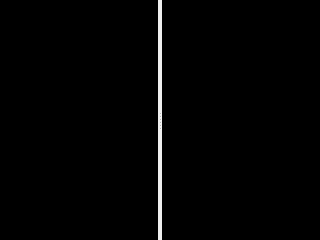
<?xml version="1.0" encoding="UTF-8"?>
<ui version="4.0">
 <class>TwoVertical</class>
 <widget class="QWidget" name="TwoVertical">
  <property name="geometry">
   <rect>
    <x>0</x>
    <y>0</y>
    <width>320</width>
    <height>240</height>
   </rect>
  </property>
  <property name="windowTitle">
   <string>Two: Vertical</string>
  </property>
  <layout class="QVBoxLayout" name="verticalLayout">
   <property name="spacing">
    <number>0</number>
   </property>
   <property name="margin">
    <number>0</number>
   </property>
   <item>
    <widget class="QSplitter" name="splitter">
     <property name="orientation">
      <enum>Qt::Horizontal</enum>
     </property>
     <widget class="QFrame" name="Viewport00">
      <property name="styleSheet">
       <string notr="true">background-color: rgb(0, 0, 0);</string>
      </property>
      <property name="frameShape">
       <enum>QFrame::Panel</enum>
      </property>
      <property name="frameShadow">
       <enum>QFrame::Sunken</enum>
      </property>
      <property name="lineWidth">
       <number>2</number>
      </property>
      <layout class="QHBoxLayout" name="horizontalLayout">
       <property name="spacing">
        <number>0</number>
       </property>
       <property name="margin">
        <number>0</number>
       </property>
      </layout>
     </widget>
     <widget class="QFrame" name="Viewport01">
      <property name="styleSheet">
       <string notr="true">background-color: rgb(0, 0, 0);</string>
      </property>
      <property name="frameShape">
       <enum>QFrame::Panel</enum>
      </property>
      <property name="frameShadow">
       <enum>QFrame::Sunken</enum>
      </property>
      <property name="lineWidth">
       <number>2</number>
      </property>
      <layout class="QHBoxLayout" name="horizontalLayout_2">
       <property name="spacing">
        <number>0</number>
       </property>
       <property name="margin">
        <number>0</number>
       </property>
      </layout>
     </widget>
    </widget>
   </item>
  </layout>
 </widget>
 <resources/>
 <connections/>
</ui>
